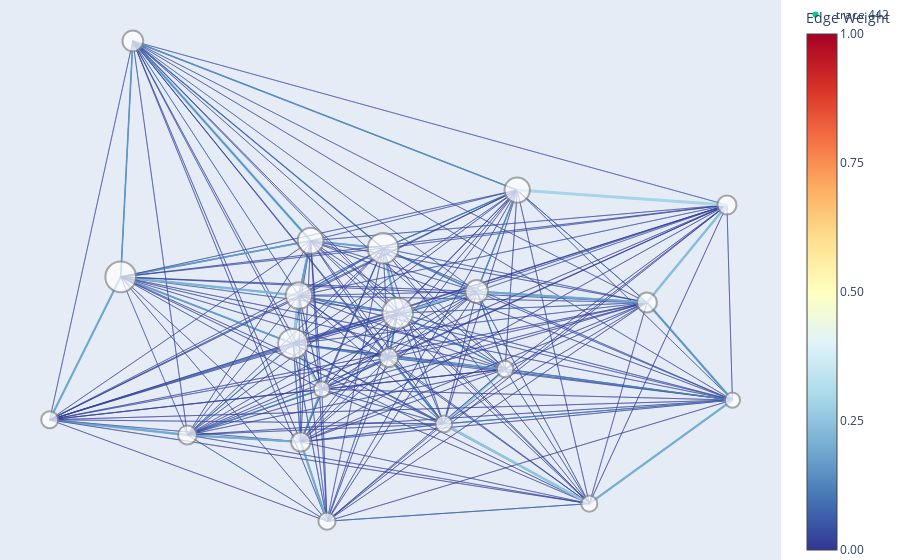

Notebook code for this chart:
### Code cell
G = define_graph(trip_counts, remove_weak_edges=False, threshold=0.2, standardise=True)
G = update_node_sizes(G, income, var_of_interest)
positions = get_positions(gdf)
edge_widths = set_art(G, 0.1)
fig = plotly_graph(G, positions, edge_widths, var_of_interest, node_size_scale=0.003)
fig.show()
